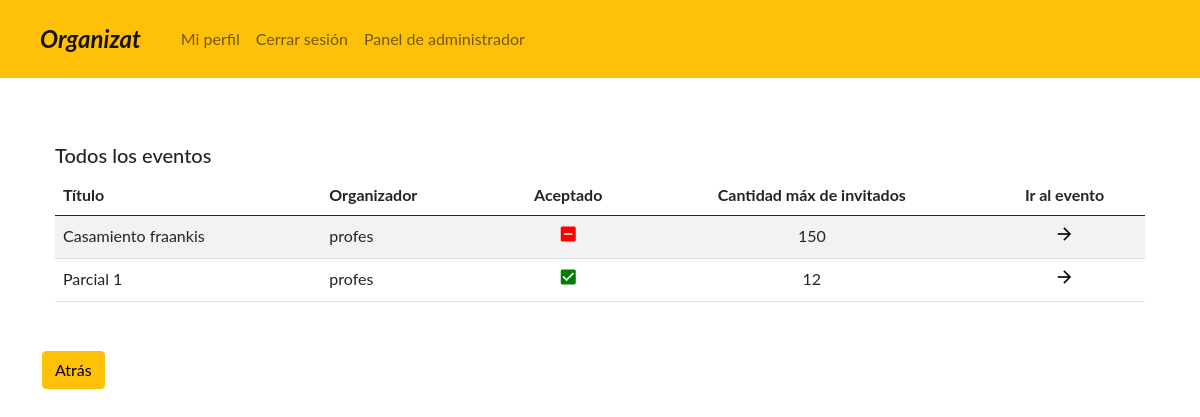
Before: /profile/events/ (signed in) with the older database file.
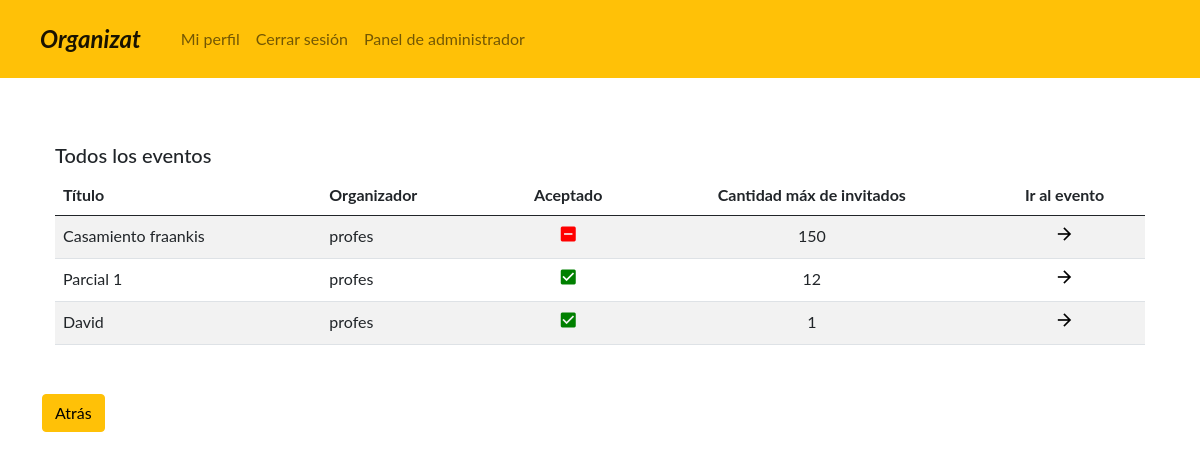
After: the same page with the newer database file.
### administrador/models.py (models this page shows, shortened)
class Invitation(models.Model):
    user = models.ForeignKey(User, on_delete=models.CASCADE, verbose_name="Integrate")
    event = models.ForeignKey(Event, on_delete=models.CASCADE, verbose_name="Evento")
    accepted_event = models.BooleanField(default=False, verbose_name="Aceptado")
    class Meta:
        verbose_name = 'Invitacion'
        verbose_name_plural = 'Invitaciones'

class Event(models.Model):
    name = models.CharField(max_length=40, blank=True, null=False, verbose_name='Nombre')
    owner = models.ForeignKey(User, on_delete=models.CASCADE, verbose_name="Organizador")
    description = models.TextField(max_length=255, blank=True, null=False, verbose_name='Descripcion')
    date_event_start = models.DateTimeField(default=datetime.today(), verbose_name='Fecha de alta del evento')
    date_event_end = models.DateTimeField(default=datetime.today(), verbose_name='Fecha de baja del evento')
    location = models.CharField(max_length=255, blank=True, null=False, verbose_name='Ubicación')
    event_link = models.URLField(max_length=200, verbose_name='Link')
    state = models.CharField(max_length=10, choices=STATES_EVENTO_USUARIO, verbose_name='Estado', null=True)
    max_guests = models.IntegerField(verbose_name='Capacidad máxima de invitados')
    visibility = models.CharField(max_length=14, choices=VISIBILITIES, verbose_name='Visibilidad')
    class Meta:
        verbose_name = 'Evento'
        verbose_name_plural = 'Eventos'

### administrador/views.py (the view)
def event_listing(request):
    event_list = Invitation.objects.filter(user_id=request.user.id)
    paginator = Paginator(event_list, 1)
    page_number = request.GET.get('page')
    page_obj = paginator.get_page(page_number)
    return render(request, 'invitations-by-profile.html', {'page_obj': page_obj,
                                                            'invitations': paginator.object_list})

### templates/invitations-by-profile.html
{% extends 'base.html' %}
{% block content %}
<div class="container py-3 my-3">
    <div class="container border border-white py-3 my-3">
            <p class="h5">Todos los eventos</p>
            <div class="table-responsive table-wrapper-scroll-y my-custom-scrollbar">
                <table class="table table-striped table-hover">
                    {% if invitations %}
                    <thead>
                    <tr>
                        <th>Título</th>
                        <th>Organizador</th>
                        <th class="text-center">Aceptado</th>
                        <th class="text-center">Cantidad máx de invitados</th>
                        <th class="text-center">Ir al evento</th>
                    </tr>
                    </thead>
                    <tbody>
                    {% for invitation in invitations %}
                        <tr>
                            <td>{{invitation.event.name}}</td>
                            <td>{{invitation.user.username}}</td>
                            {% if invitation.accepted_event %}
                                <td class="text-center">
                                    <a class="text-decoration-none text-black" href="{% url 'event_down' request.user.id invitation.event.event_link %}">
                                        <i class="material-icons" style="font-size:20px;color:green">check_box</i>
                                    </a>
                                </td>
                            {% else %}
                                <td class="text-center">
                                    <a class="text-decoration-none text-black" href="{% url 'event_up' request.user.id invitation.event.event_link %}">
                                        <i class="material-icons" style="font-size:20px;color:red">indeterminate_check_box</i>
                                    </a>
                                </td>
                            {% endif %}
                            <td class="text-center">{{invitation.event.max_guests}}</td>
                            <td class="text-center">
                                <a class="text-decoration-none text-black" href="{% url 'event' invitation.event.event_link %}">
                                    <i class="material-icons" style="font-size:20px">arrow_forward</i>
                                </a>
                            </td>
                        </tr>
                    {% endfor %}
                    </tbody>
                    {% else %}
                    <thead>
                        <tr>
                            <th>No existen invitaciones a eventos registrados</th>
                        </tr>
                    </thead>
                    {% endif %}
                </table>
            </div>
        </div>
    <a href="{% url 'profile' request.user.id %}">
           <button type="button" class="btn btn-warning">Atrás</button>
       </a>
</div>
{% endblock %}

### templates/base.html
{% include 'header.html' %}
<body>
    {% block content %}
    {% endblock %}
</body>

### templates/header.html (shortened to what this page needs)
<!DOCTYPE html>
<html lang="es">
{% load static %}
<head>
  <link href="https://cdn.jsdelivr.net/npm/bootstrap@5.1.0/dist/css/bootstrap.min.css" rel="stylesheet">
  <link rel="stylesheet" href="{% static 'css/styles.css' %}" type="text/css">
</head>
<body>
<div class="container-fluid" id="cover_page">
    <nav class="navbar navbar-expand-lg navbar-light bg-light">
      <div class="container-fluid">
        <a class="nav-link active" aria-current="page" href="{% url 'home' %}"><div class="navbar-brand" id="logo">Organizat</div></a>
        <div class="collapse navbar-collapse" id="navbarNav">
          <ul class="navbar-nav">
              {% if not request.user.is_anonymous %}
                  <li class="nav-item">
                    <a class="nav-link" href="{% url 'profile' request.user.id %}">Mi perfil</a>
                  </li>
                  <li class="nav-item">
                    <a class="nav-link" href="{% url 'logout' %}">Cerrar sesión</a>
                  </li>
              {% else %}
                <li class="nav-item">
                  <a class="nav-link" href="{% url 'login' %}">Ingresar</a>
                </li>
              {% endif %}
              {% if request.user.is_superuser %}
                  <li class="nav-item">
                    <a class="nav-link" href="/admin">Panel de administrador</a>
                  </li>
              {% endif %}
          </ul>
        </div>
      </div>
    </nav>
</div>
</body>
</html>

### static/css/styles.css (style rules this page uses)
body { font-family: "Lato", sans-serif; }
#cover_page { background-color: #ffc107 !important; }
nav.navbar.navbar-expand-lg.navbar-light.bg-light { background-color: #ffc107 !important; }
#logo { font-style: italic !important; font-weight: 700; font-size: 1.5rem; }

Changed rows visible on the page:
added Invitation: event.name "David", user.username "profes", accepted_event True (drawn), event.max_guests "1"
